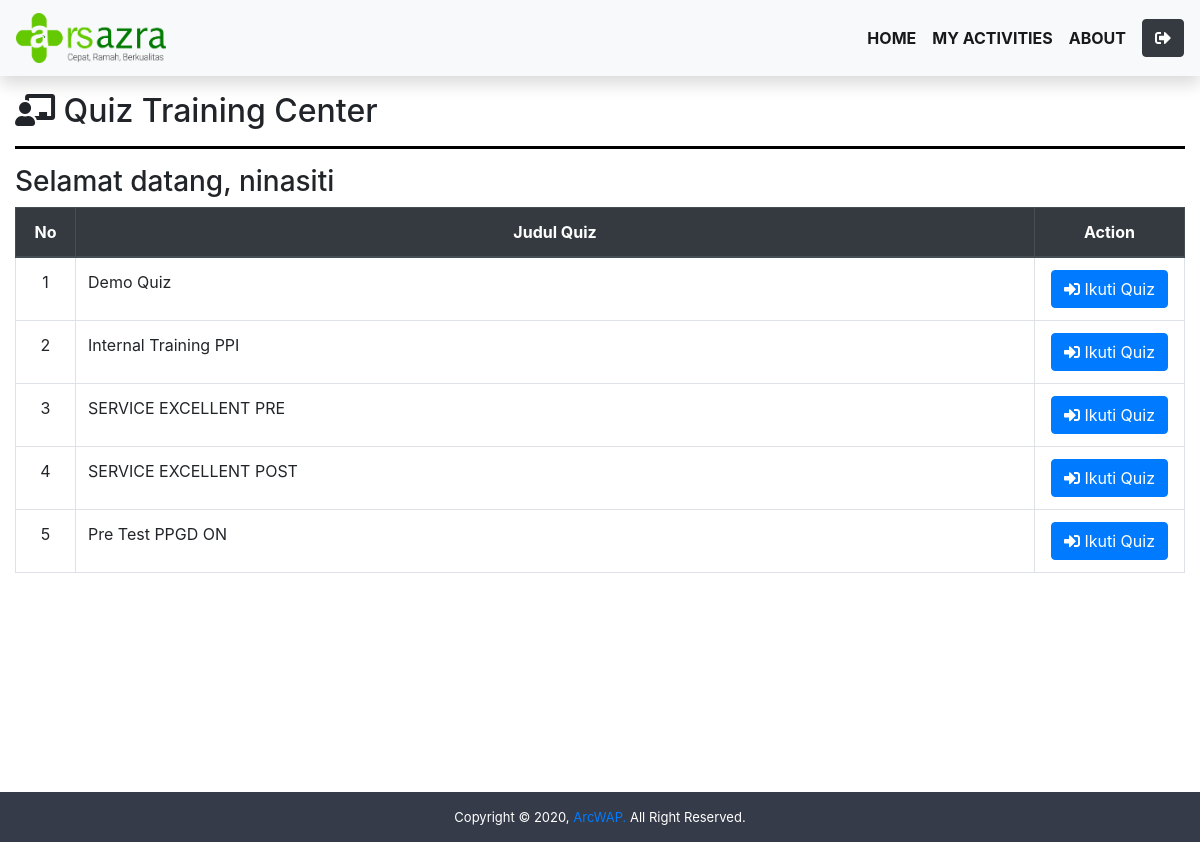
/quiz/ (signed in), run on the app's committed database.
### tables this page shows
CREATE TABLE `tbl_quiz` (
  `idquiz` text NOT NULL,
  `judul` varchar(100) NOT NULL,
  `nilaikalitotal` int(11) NOT NULL,
  `total` int(11) NOT NULL,
  `tanggal` timestamp NOT NULL DEFAULT CURRENT_TIMESTAMP ON UPDATE CURRENT_TIMESTAMP,
  `status` varchar(100) NOT NULL
);

### config/functions.php (called while the page is built, shortened)
<?php
$host     = "localhost";
$username = "root";
$password = "";
$database = "db_quizazra";
$conn = mysqli_connect($host, $username, $password, $database);
function query($query) {
    global $conn;
    $result = mysqli_query($conn, $query);
    $rows = [];
    while ($fetch = mysqli_fetch_assoc($result)) {
    $rows[] = $fetch;
    }
    return $rows;
}
?>

### quiz/index.php (the view, shortened to what this page needs)
<?php
require '../config/functions.php';
$user = $_SESSION['username'];
$result = query("SELECT * FROM tbl_quiz");
?>
<!DOCTYPE html>
<html lang="en">
<head>
    <link rel="stylesheet" href="../assets/css/bootstrap.min.css">
    <link rel="stylesheet" href="../assets/css/all.css">
    <link rel="stylesheet" href="../assets/css/dindex.css">
</head>
<body>
    <nav class="navbar sticky-top navbar-expand-sm navbar-light shadow bg-light">
            <a class="navbar-brand">
                <img src="../assets/img/logoaz.png" width="150" height="50" alt="rsazra">
            </a>
            <div class="collapse navbar-collapse" id="navbarNav">
                <ul class="navbar-nav ml-auto font-weight-bold">
                    <li class="nav-item active"><a class="nav-link" href="index.php">HOME</a></li>
                    <li class="nav-item active"><a class="nav-link" href="myActivities.php">MY ACTIVITIES</a></li>
                    <li class="nav-item active"><a class="nav-link" href="aboutMe.php">ABOUT</a></li>
                </ul>
                <a href="../config/logout.php" class="ml-2 btn btn-dark"><i class="fas fa-sign-out-alt"></i></a>
            </div>
    </nav>
    <div class="container-fluid">
        <div class="row mt-3">
            <div class="col-sm">
                <h2><i class="fas fa-chalkboard-teacher"></i> Quiz Training Center</h2>
                <hr style="border-top: 3px solid black;">
            </div>
        </div>
        <div class="row">
            <div class="col-sm">
                <h3>Selamat datang, <?=$user?></h3>
            </div>
        </div>
        <div class="row">
            <div class="col-sm">
                <table class="table table-responsive-sm table-hover table-bordered text-center">
                    <thead class="thead-dark">
                        <tr>
                            <th width="60px" scope="col">No</th>
                            <th scope="col">Judul Quiz</th>
                            <th width="150px" scope="col">Action</th>
                        </tr>
                    </thead>
                    <tbody>
                        <?php $i = 1; ?>
                        <?php foreach($result as $quiz) : ?>
                        <tr>
                            <td><?=$i++?></td>
                            <td class="text-left"><?=$quiz['judul']?></td>
                            <td><a href="detailQuiz.php?idquiz=<?=$quiz['idquiz']?>" class="btn btn-primary"><i class="fas fa-sign-in-alt"></i> Ikuti Quiz</a></td>
                        </tr>
                        <?php endforeach; ?>
                    </tbody>
                </table>
            </div>
        </div>
    </div>
    <footer>
        Copyright &copy; 2020, <a href="https://arcwap.site/">ArcWAP.</a> All Right Reserved.
    </footer>
</body>
</html>

### assets/css/all.css (style rules this page uses)
.fa, .fas, .far, .fal, .fad, .fab { -moz-osx-font-smoothing: grayscale; -webkit-font-smoothing: antialiased; display: inline-block; font-style: normal; font-variant: normal; text-rendering: auto; line-height: 1; }
.fa-chalkboard-teacher:before { content: "\f51c"; }
.fa-sign-in-alt:before { content: "\f2f6"; }
.fa-sign-out-alt:before { content: "\f2f5"; }
.fa, .fas { font-family: 'Font Awesome 5 Free'; font-weight: 900; }

### assets/css/dindex.css (style rules this page uses)
.container-fluid { min-height: 700px; }
footer { bottom: 0; width: 100%; height: 50px; line-height: 50px; background-color: #353b48; color: #ffff; text-align: center; font-size: 13px; }

### data on the page
tbl_quiz: judul "Demo Quiz"
tbl_quiz: judul "Internal Training PPI"
tbl_quiz: judul "SERVICE EXCELLENT PRE"
tbl_quiz: judul "SERVICE EXCELLENT POST"
tbl_quiz: judul "Pre Test PPGD ON"

### other printed values
$user "ninasiti"
